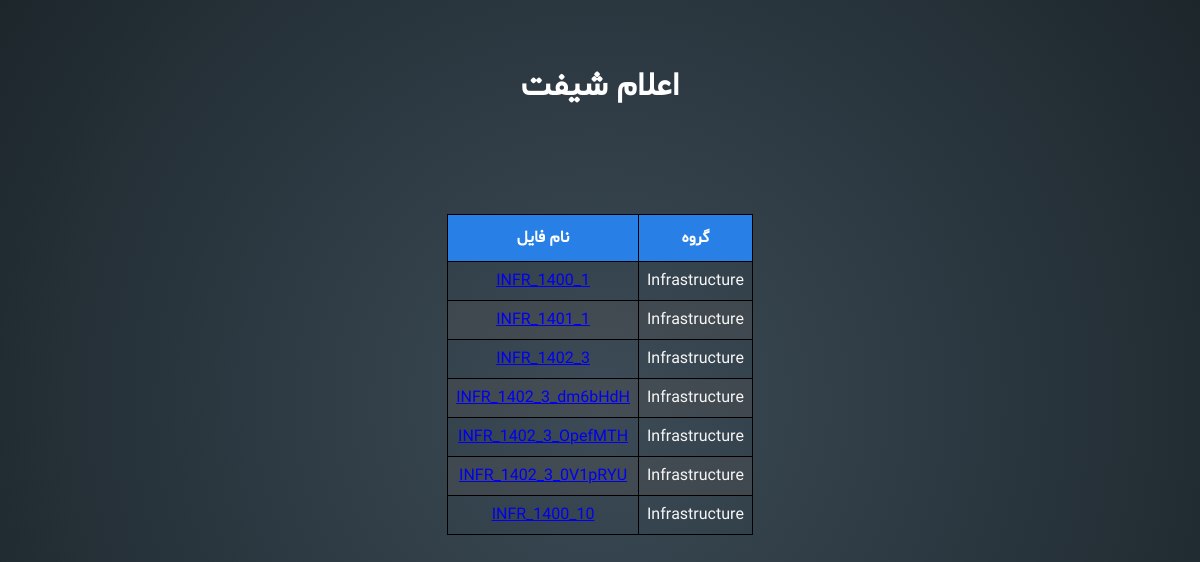
The app's page /files (signed in) with its own data.
### back/models.py (models this page shows)
class FileObj(models.Model):
    id = models.IntegerField(primary_key=True, auto_created=True, unique=True)
    month = models.IntegerField(verbose_name=MonthNames.month, choices=MonthNames.JALALI_MONTH_CHOICES, null=True,
                                blank=True)
    year = models.IntegerField(verbose_name=MonthNames.year, choices=MonthNames.JALALI_YEAR_CHOICES, null=True,
                               blank=True)
    group_owner = models.ForeignKey(ShiftGroup, on_delete=models.CASCADE, unique=False)
    storage_path = 'files/excels/'
    shift_number = models.IntegerField(verbose_name=KeyValue.shift_num, null=False, blank=False)
    related_column = models.ForeignKey(ExcelColumns, on_delete=models.CASCADE, unique=False)
    class Meta:
        permissions = (
            ("can_update_file", "can_update_file"),
            ("can_see_file", "can_update_file"),
        )
    def change_filename(self, filename):
        return '%s%s_%s_%s.%s' % (str(self.storage_path), str(self.group_owner.prefix), str(self.year),
                                  str(self.month), excel_file_extension)
    file = models.FileField(upload_to=change_filename, default='',
                            validators=[FileExtensionValidator(allowed_extensions=[excel_file_extension])])
    def __str__(self):
        return str(self.file.name).strip(self.storage_path).strip('.')

class ShiftGroup(models.Model):
    id = models.IntegerField(primary_key=True, auto_created=True, unique=True)
    name = models.CharField(max_length=50, validators=[alphanumeric], null=False, blank=False)
    pr_name = models.CharField(max_length=100, null=True, blank=True)
    prefix = models.CharField(max_length=4)
    owner = models.OneToOneField(User, on_delete=models.CASCADE, unique=True)
    def __str__(self):
        return self.name

### back/decorator.py (the view)
    def wrap(request):
        grp_name = ShiftGroup.objects.get(owner__username=request.user)
        if request.user.is_authenticated:
            username = request.user.username
            if ShiftGroup.objects.get(name=grp_name).owner == User.objects.get(username=username):
                return view_func(request)
            else:
                return redirect('/')

### back/decorator.py (called while the page is built)
def check_grp_owner(view_func):
    def wrap(request):
        grp_name = ShiftGroup.objects.get(owner__username=request.user)
        if request.user.is_authenticated:
            username = request.user.username
            if ShiftGroup.objects.get(name=grp_name).owner == User.objects.get(username=username):
                return view_func(request)
            else:
                return redirect('/')
    return wrap

### back/views.py (called while the page is built)
def glob_context():
    ctx = dict()
    ctx['loading_title'] = KeyValue.loading_title
    return ctx

@check_grp_owner
def files(request):
    context = glob_context()
    username = request.user
    grp = ShiftGroup.objects.get(owner=User.objects.get(username=username))
    texts = dict()
    texts['file_name'] = KeyValue.file_name
    texts['group'] = KeyValue.group
    file_objs = FileObj.objects.filter(group_owner=grp)
    context['files'] = file_objs
    context['texts'] = texts
    return render(request, 'back/files_list.html', context)

### templates/back/files_list.html (shortened to what this page needs)
{% extends 'layouts/base.html' %}
{% load static %}
{% block content %}
    <link rel="stylesheet" href="{% static 'css/tables.css' %}">
    <div class="table_me">
        <table class="sortable table_me">
            <thead>
            <tr>
                <th class="task_row">{{ texts.file_name }}</th>
                <th class="task_row">{{ texts.group }}</th>
            </tr>
            </thead>
            {% for file in files %}
                <tr>
                    <td><a href="/back/edit_file.html">{{ file }}</a></td>
                    <td>{{ file.group_owner }}</td>
                </tr>
            {% endfor %}
        </table>
    </div>
{% endblock %}

### templates/layouts/base.html (shortened to what this page needs)
<!DOCTYPE HTML PUBLIC "-//W3C//DTD HTML 4.01 Transitional//EN"
        "http://www.w3.org/TR/html4/loose.dtd">
{% load static %}
<html>
<head>
    <link rel="stylesheet" href="{% static 'css/loading.css' %}">
    <link rel="stylesheet" href="{% static 'css/global.css' %}">
</head>
<body>
<div class="base-head">
    <a id="head-link" href="{% url 'home' %}"><h1 id="head-title">اعلام شیفت</h1></a>
</div>
<div id="base-div">
    {% block content %}{% endblock content %}
</div>
</body>
</html>

### static/css/loading.css (style rules this page uses)
html { height: 100%; }

### static/css/global.css (style rules this page uses)
body { color: #f6f6f6; font-family: 'shabnam', Arial, sans-serif; background-image: radial-gradient(circle farthest-corner at center, #3C4B57 0%, #1C262B 100%); }
#head-title { margin: 65px auto 65px auto; text-align: center; }
#head-link { color: white; text-decoration: none; }

### static/css/tables.css (style rules this page uses)
.table_me { font-family: "Yekan", Helvetica, sans-serif s; border-collapse: collapse; margin: auto; padding-top: 40px; }
.table_me td, th { padding: 8px; text-align: center; border: 1px solid black; }
.table_me tr:nth-child(even) { background-color: rgba(81, 81, 81, 0.38); }
.table_me th { padding-top: 12px; padding-bottom: 12px; text-align: center; background-color: #287fe5; color: white; border-radius: 0px; }

### records on screen
FileObj: file "INFR_1400_1", group_owner "Infrastructure"
FileObj: file "INFR_1401_1", group_owner "Infrastructure"
FileObj: file "INFR_1402_3", group_owner "Infrastructure"
FileObj: file "INFR_1402_3_dm6bHdH", group_owner "Infrastructure"
FileObj: file "INFR_1402_3_OpefMTH", group_owner "Infrastructure"
FileObj: file "INFR_1402_3_0V1pRYU", group_owner "Infrastructure"
FileObj: file "INFR_1400_10", group_owner "Infrastructure"

### other values on screen
{{ texts.file_name }} "نام فایل"
{{ texts.group }} "گروه"
